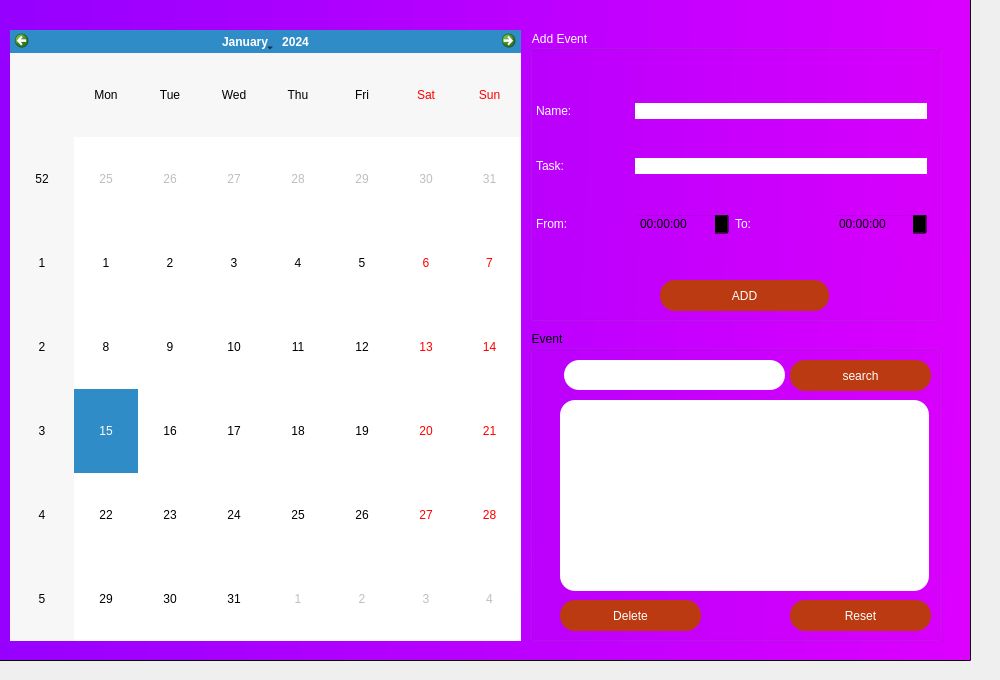
    <widget class="QWidget" name="tab_8">
     <attribute name="title">
      <string>calender</string>
     </attribute>
     <widget class="QCalendarWidget" name="calendarWidget">
      <property name="geometry">
       <rect>
        <x>10</x>
        <y>30</y>
        <width>511</width>
        <height>611</height>
       </rect>
      </property>
      <property name="styleSheet">
       <string notr="true"/>
      </property>
     </widget>
     <widget class="QFrame" name="frame_11">
      <property name="geometry">
       <rect>
        <x>-20</x>
        <y>-10</y>
        <width>991</width>
        <height>671</height>
       </rect>
      </property>
      <property name="styleSheet">
       <string notr="true">*{
	background-color: qlineargradient(spread:pad, x1:0, y1:0.733, x2:1, y2:0.761364, stop:0 rgba(149, 0, 255, 255), stop:1 rgba(220, 0, 255, 255));
}
QPushButton
{
background-color: rgb(188, 58, 18);

border-radius:60px;
}
QToolButton
{

background:#730b8f;
border-radius:60px;
}
</string>
      </property>
      <property name="frameShape">
       <enum>QFrame::StyledPanel</enum>
      </property>
      <property name="frameShadow">
       <enum>QFrame::Raised</enum>
      </property>
      <widget class="QGroupBox" name="groupBox">
       <property name="geometry">
        <rect>
         <x>550</x>
         <y>40</y>
         <width>411</width>
         <height>291</height>
        </rect>
       </property>
       <property name="styleSheet">
        <string notr="true">*{background:transparent;
color:white;

}</string>
       </property>
       <property name="title">
        <string>Add Event</string>
       </property>
       <widget class="QWidget" name="gridLayoutWidget">
        <property name="geometry">
         <rect>
          <x>6</x>
          <y>40</y>
          <width>391</width>
          <height>201</height>
         </rect>
        </property>
        <layout class="QGridLayout" name="gridLayout">
         <item row="1" column="0">
          <widget class="QLabel" name="label_3">
           <property name="styleSheet">
            <string notr="true">background:transparent;</string>
           </property>
           <property name="text">
            <string>Task:</string>
           </property>
          </widget>
         </item>
         <item row="2" column="2">
          <widget class="QLabel" name="label_5">
           <property name="styleSheet">
            <string notr="true">background:transparent;</string>
           </property>
           <property name="text">
            <string>To:</string>
           </property>
          </widget>
         </item>
         <item row="0" column="0">
          <widget class="QLabel" name="label_2">
           <property name="styleSheet">
            <string notr="true">background:transparent;</string>
           </property>
           <property name="text">
            <string>Name:</string>
           </property>
          </widget>
         </item>
         <item row="2" column="1">
          <widget class="QTimeEdit" name="timeEdit">
           <property name="styleSheet">
            <string notr="true">background:transparent;color:black</string>
           </property>
          </widget>
         </item>
         <item row="0" column="1" colspan="3">
          <widget class="QLineEdit" name="lineEdit_5">
           <property name="styleSheet">
            <string notr="true">QLineEdit{background-color: rgb(255, 255, 255);
border-radius:15px;
color:black;}
QLineEdit::hover{
border:2px rgb(154, 154, 154)
}
QLineEdit:focus{
border:2pxrgb(188, 58, 18)
}</string>
           </property>
          </widget>
         </item>
         <item row="2" column="0">
          <widget class="QLabel" name="label_4">
           <property name="styleSheet">
            <string notr="true">background:transparent;</string>
           </property>
           <property name="text">
            <string>From:</string>
           </property>
          </widget>
         </item>
         <item row="2" column="3">
          <widget class="QTimeEdit" name="timeEdit_2">
           <property name="styleSheet">
            <string notr="true">color:black;background:transparent;</string>
           </property>
          </widget>
         </item>
         <item row="1" column="1" colspan="3">
          <widget class="QLineEdit" name="lineEdit_3">
           <property name="styleSheet">
            <string notr="true">background-color: rgb(255, 255, 255);
border-radius:15px;color:black;</string>
           </property>
          </widget>
         </item>
        </layout>
       </widget>
       <widget class="QPushButton" name="pushButton_3">
        <property name="geometry">
         <rect>
          <x>130</x>
          <y>250</y>
          <width>169</width>
          <height>31</height>
         </rect>
        </property>
        <property name="styleSheet">
         <string notr="true">QPushButton
{
background-color: rgb(188, 58, 18);

border-radius:30px;
}

QPushButton
{

color:white;
border-radius:15px;
}

QPushButton:hover
{

color:#730b8f;
background:white;
border-radius:15px;
}</string>
        </property>
        <property name="text">
         <string>ADD</string>
        </property>
       </widget>
      </widget>
      <widget class="QGroupBox" name="groupBox_2">
       <property name="geometry">
        <rect>
         <x>550</x>
         <y>340</y>
         <width>411</width>
         <height>311</height>
        </rect>
       </property>
       <property name="styleSheet">
        <string notr="true">background:transparent;</string>
       </property>
       <property name="title">
        <string>Event</string>
       </property>
       <widget class="QPushButton" name="pushButton_4">
        <property name="geometry">
         <rect>
          <x>260</x>
          <y>30</y>
          <width>141</width>
          <height>31</height>
         </rect>
        </property>
        <property name="styleSheet">
         <string notr="true">QPushButton
{
background-color: rgb(188, 58, 18);

border-radius:30px;
}

QPushButton
{

color:white;
border-radius:15px;
}

QPushButton:hover
{

color:#730b8f;
background:white;
border-radius:15px;
}</string>
        </property>
        <property name="text">
         <string>search</string>
        </property>
       </widget>
       <widget class="QLineEdit" name="lineEdit_7">
        <property name="geometry">
         <rect>
          <x>34</x>
          <y>30</y>
          <width>221</width>
          <height>30</height>
         </rect>
        </property>
        <property name="styleSheet">
         <string notr="true">background-color: rgb(255, 255, 255);
border-radius:15px;</string>
        </property>
       </widget>
       <widget class="QTextEdit" name="textEdit">
        <property name="geometry">
         <rect>
          <x>30</x>
          <y>70</y>
          <width>369</width>
          <height>191</height>
         </rect>
        </property>
        <property name="styleSheet">
         <string notr="true">background-color: rgb(255, 255, 255);
border-radius:15px;</string>
        </property>
       </widget>
       <widget class="QPushButton" name="pushButton_5">
        <property name="geometry">
         <rect>
          <x>30</x>
          <y>270</y>
          <width>141</width>
          <height>31</height>
         </rect>
        </property>
        <property name="styleSheet">
         <string notr="true">QPushButton
{
background-color: rgb(188, 58, 18);

border-radius:30px;
}

QPushButton
{

color:white;
border-radius:15px;
}

QPushButton:hover
{

color:#730b8f;
background:white;
border-radius:15px;
}</string>
        </property>
        <property name="text">
         <string>Delete</string>
        </property>
       </widget>
       <widget class="QPushButton" name="reset">
        <property name="geometry">
         <rect>
          <x>260</x>
          <y>270</y>
          <width>141</width>
          <height>31</height>
         </rect>
        </property>
        <property name="styleSheet">
         <string notr="true">QPushButton
{
background-color: rgb(188, 58, 18);

border-radius:30px;
}

QPushButton
{

color:white;
border-radius:15px;
}

QPushButton:hover
{

color:#730b8f;
background:white;
border-radius:15px;
}</string>
        </property>
        <property name="text">
         <string>Reset</string>
        </property>
       </widget>
      </widget>
     </widget>
     <zorder>frame_11</zorder>
     <zorder>calendarWidget</zorder>
    </widget>
